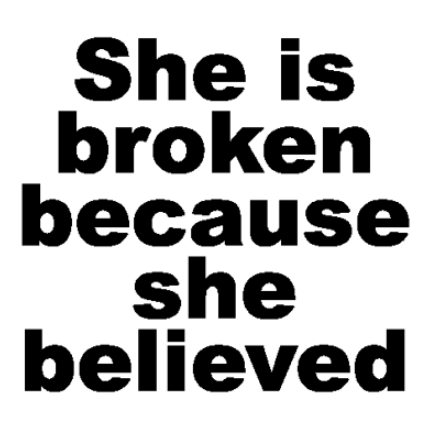
#> input picture New folder/Bai8_image1.png, 441 x 441 px, found by its file name
$ python Bai8_FindSecret.py
#> lines starting #> are read from the running program, lines starting #| are printed output that depends on the picture
import cv2
import numpy as np

# Đọc hai hình ảnh (đã upload trước đó)
image1 = cv2.imread('Bai8_image1.png', cv2.IMREAD_GRAYSCALE)
#> image1 is the input picture: shape (441, 441); min 0, max 255, mean 188.9
image2 = cv2.imread('Bai8_image2.png', cv2.IMREAD_GRAYSCALE)
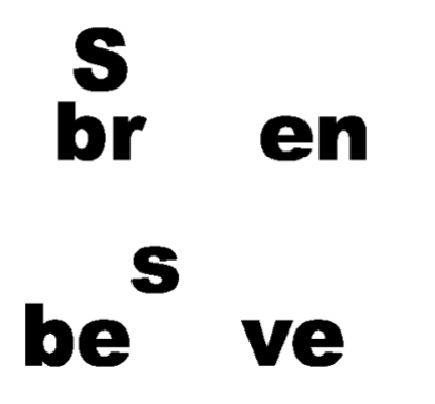
#> input picture New folder/Bai8_image2.png, 435 x 404 px, found by its file name
#> image2 is the input picture: shape (404, 435); min 0, max 255, mean 230.1

# # Lấy kích thước của hình ảnh lớn nhất
max_height = min(image1.shape[0], image2.shape[0])
#> max_height = 404
max_width =min(image1.shape[1], image2.shape[1])
#> max_width = 435

# # Thay đổi kích thước cả hai hình ảnh thành cùng một kích thước (kích thước lớn nhất)
image1_resized = cv2.resize(image1, (max_width, max_height))
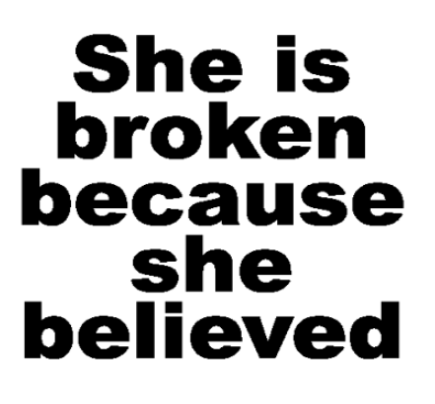
#> image1_resized: shape (404, 435); min 0, max 255, mean 188.9
image2_resized = cv2.resize(image2, (max_width, max_height))

# Thực hiện phép trừ giữa hai hình ảnh
result_image = np.abs(image1_resized.astype(np.int16) - image2_resized.astype(np.int16)).astype(np.uint8)
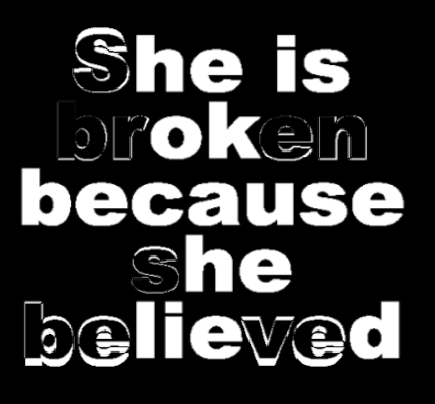
#> result_image: shape (404, 435); min 0, max 255, mean 50.6
# result_image = np.abs(image1.astype(np.int16) - image2.astype(np.int16)).astype(np.uint8)
# Hiển thị kết quả
cv2.imshow('Result Image', result_image)
cv2.waitKey(0)
cv2.destroyAllWindows()

# Lưu hình ảnh kết quả
cv2.imwrite('/mnt/data/result_image.png', result_image)
